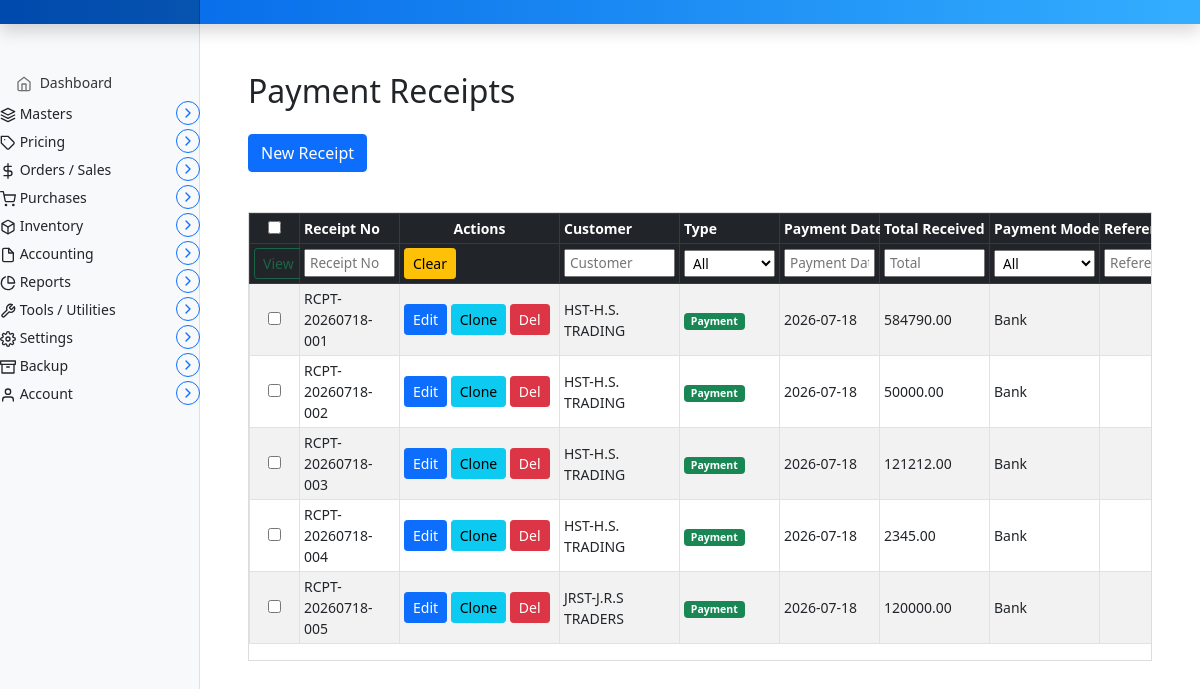
/invoice/payment-receipts, run on an earlier commit of the app's database.
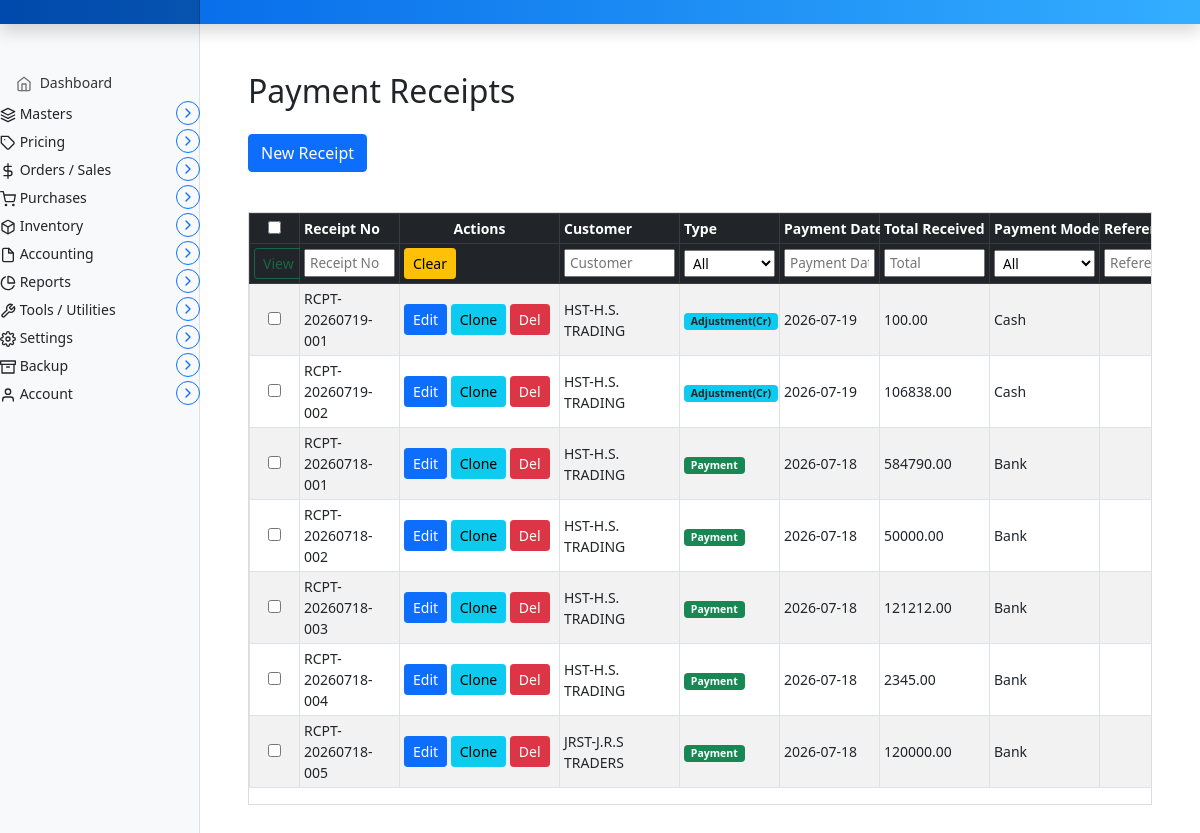
And on a later commit of the database.
### marania_invoice_app/models.py (models this page shows, shortened)
class PaymentReceipt(models.Model):
    PAYMENT_MODE_CHOICES = [
        ('Cash', 'Cash'), ('Bank', 'Bank'),
        ('Cheque', 'Cheque'), ('UPI', 'UPI'),
    ]
    ALLOCATION_STATUS_CHOICES = [
        ('Unallocated', 'Unallocated'),
        ('Partially Allocated', 'Partially Allocated'),
        ('Fully Allocated', 'Fully Allocated'),
    ]
    payment_id = models.AutoField(primary_key=True)
    receipt_no = models.CharField(max_length=50, unique=True)
    customer = models.ForeignKey(
        Parties, to_field='code', on_delete=models.DO_NOTHING,
        related_name='payment_receipts', db_constraint=False)
    payment_date = models.DateField()
    total_received = models.DecimalField(max_digits=18, decimal_places=2)
    payment_mode = models.CharField(max_length=20, choices=PAYMENT_MODE_CHOICES)
    reference_no = models.CharField(max_length=100, blank=True, null=True)
    transaction_type = models.CharField(max_length=20,
        choices=[
            ('Payment', 'Payment'),
            ('Adjustment(Cr)', 'Adjustment(Cr)'),
            ('Adjustment(Dr)', 'Adjustment(Dr)'),
        ],
        default='Payment')
    allocation_status = models.CharField(
        max_length=20, choices=ALLOCATION_STATUS_CHOICES, default='Unallocated')
    remarks = models.TextField(blank=True, null=True)
    updated_at = models.DateTimeField(auto_now=True)
    class Meta:
        ordering = ['-payment_date']

class Parties(models.Model):
    code = models.CharField(max_length=50, unique=True, primary_key=True)
    name = models.CharField(max_length=255)
    gst = models.CharField(max_length=20, blank=True, null=True)
    phone = models.CharField(max_length=50, blank=True, null=True)
    email = models.EmailField(blank=True, null=True)
    address_bill_to = models.TextField(blank=True, null=True)
    address_ship_to = models.TextField(blank=True, null=True)
    is_within_state = models.BooleanField(default=True)
    roles = models.ManyToManyField('PartyRole', blank=True, db_constraint=False)
    created_at = models.DateTimeField(auto_now_add=True)   # automatically set on creation
    updated_at = models.DateTimeField(auto_now=True)       # automatically set on update
    def __str__(self):
        return f"{self.code}-{self.name}"

### marania_invoice_app/views.py (the view, shortened to what this page needs)
# urls.py: path('payment-receipts', views.payment_receipt_entry, name='payment_receipt_entry'),
def payment_receipt_entry(request):
    receipts = PaymentReceipt.objects.all()
    parties = Parties.objects.all()
    invoices = Invoice.objects.all()
    receipts_json = []
    for r in receipts:
        receipts_json.append({
            'payment_id': r.payment_id,
            'receipt_no': r.receipt_no or '',
            'customer': str(r.customer) if r.customer else '',
            'customer_code': r.customer.code if r.customer else '',
            'payment_date': str(r.payment_date) if r.payment_date else '',
            'total_received': str(r.total_received) if r.total_received else '',
            'transaction_type': r.transaction_type or 'Payment',
            'payment_mode': r.payment_mode or '',
            'reference_no': r.reference_no or '',
            'allocation_status': r.allocation_status or 'Unallocated',
            'remarks': r.remarks or '',
        })
    from django.db.models import Sum, Q
    customer_balance = {}
    for p in parties:
        code = p.code
        inv_total = Invoice.objects.filter(customer_code=code).aggregate(
            total=Sum('gross_total'))['total'] or 0
        alloc_total = PaymentAllocation.objects.filter(
            invoice__customer_code=code
        ).aggregate(total=Sum('allocated_amount'))['total'] or 0
        ob_debit = OpeningBalance.objects.filter(
            customer__code=code, balance_type='Debit'
        ).aggregate(total=Sum('amount'))['total'] or 0
        ob_credit = OpeningBalance.objects.filter(
            customer__code=code, balance_type='Credit'
        ).aggregate(total=Sum('amount'))['total'] or 0
        ob_net = ob_debit - ob_credit
        balance = ob_net + inv_total - alloc_total
        customer_balance[code] = float(balance)
    return render(request, 'marania_invoice_app/payment_receipt_entry.html', {
        'receipts': receipts,
        'receipts_json': json.dumps(receipts_json),
        'parties': parties,
        'customer_balance_json': json.dumps(customer_balance),
    })

### templates/marania_invoice_app/payment_receipt_entry.html (shortened to what this page needs)
{% extends 'partials/base.html' %}
{% load static %}
{% block main %}
<main class="col-md-9 ms-sm-auto col-lg-10 px-md-4">
  <div class="container my-5">
    <h2 class="mb-4">Payment Receipts</h2>
    <button class="btn btn-primary mb-3" type="button" data-bs-toggle="collapse" data-bs-target="#receiptForm" aria-expanded="false" aria-controls="receiptForm">
      New Receipt
    </button>
    <div class="receipts-list mt-4">
      {% if receipts %}
        <div class="table-responsive invoice-table-wrapper">
          <table id="receipts-table" class="table table-striped table-hover table-bordered table-sm align-middle">
            <colgroup>
              <col style="width:50px">
              <col style="width:100px">
              <col style="width:160px">
              <col style="width:120px">
              <col style="width:100px">
              <col style="width:100px">
              <col style="width:110px">
              <col style="width:110px">
              <col style="width:130px">
              <col style="width:150px">
            </colgroup>
            <thead class="table-dark">
              <tr>
                <th scope="col" style="width:40px"><input type="checkbox" id="select-all" onchange="toggleAllCheckboxes(this)"></th>
                <th scope="col">Receipt No</th>
                <th scope="col" class="col-actions">Actions</th>
                <th scope="col">Customer</th>
                <th scope="col">Type</th>
                <th scope="col">Payment Date</th>
                <th scope="col">Total Received</th>
                <th scope="col">Payment Mode</th>
                <th scope="col">Reference No</th>
              </tr>
              <tr id="receipts-filter-row">
                <th>
                  <button type="button" class="btn btn-outline-success btn-sm" id="viewSelectedBtn" onclick="viewSelected()" disabled>View</button>
                </th>
                <th><input class="filter-input" placeholder="Receipt No"></th>
                <th>
                  <button class="btn btn-warning btn-sm" id="clear-filters">Clear</button>
                </th>
                <th><input class="filter-input" placeholder="Customer" list="filter_customer_list"></th>
                <th>
                  <select class="filter-select">
                    <option value="">All</option>
                  </select>
                </th>
                <th><input class="filter-input" placeholder="Payment Date"></th>
                <th><input class="filter-input" placeholder="Total"></th>
                <th>
                  <select class="filter-select">
                    <option value="">All</option>
                  </select>
                </th>
                <th><input class="filter-input" placeholder="Reference"></th>
              </tr>
            </thead>
            <tbody>
              {% for r in receipts %}
                <tr>
                  <td><input type="checkbox" class="row-checkbox" value="{{ r.payment_id }}" onchange="updateViewBtn()"></td>
                  <td>{{ r.receipt_no }}</td>
                  <td>
                    <a href="javascript:void(0);" onclick="loadReceipt('{{ r.payment_id }}')" class="btn btn-sm btn-primary">
                       Edit
                    </a>
                    <a href="javascript:void(0);" onclick="cloneReceipt('{{ r.payment_id }}')" class="btn btn-sm btn-info">
                       Clone
                    </a>
                    <form method="POST" action="{% url 'payment_receipt_entry' %}" style="display:inline;" onsubmit="return confirm('Delete this receipt?')">
                      <button type="submit" class="btn btn-sm btn-danger">
                         Del
                      </button>
                    </form>
                  </td>
                  <td>{{ r.customer }}</td>
                  <td>
                    <span class="badge {% if r.transaction_type == 'Payment' %}bg-success{% elif r.transaction_type == 'Adjustment(Cr)' %}bg-info text-dark{% elif r.transaction_type == 'Adjustment(Dr)' %}bg-warning text-dark{% endif %}">
                      {{ r.transaction_type|default:'Payment' }}
                    </span>
                  </td>
                  <td>{{ r.payment_date|date:"Y-m-d" }}</td>
                  <td>{{ r.total_received }}</td>
                  <td>{{ r.payment_mode }}</td>
                  <td>{{ r.reference_no|default:"" }}</td>
                </tr>
              {% endfor %}
            </tbody>
          </table>
        </div>
      {% else %}
        <p class="text-muted">No payment receipts found.</p>
      {% endif %}
    </div>
  </div>
</main>
{% endblock %}

What changed in the data, as far as the page shows it:
added PaymentReceipt: receipt_no "RCPT-20260719-001", customer "HST-H.S. TRADING", transaction_type "Adjustment(Cr)", payment_date "2026-07-19", total_received "100.00", payment_mode "Cash"
added PaymentReceipt: receipt_no "RCPT-20260719-002", customer "HST-H.S. TRADING", transaction_type "Adjustment(Cr)", payment_date "2026-07-19", total_received "106838.00", payment_mode "Cash"
